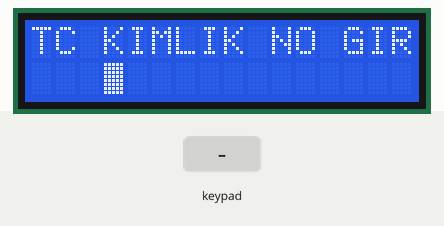
Bench run of a sketch on a simulated Arduino Uno, built with avr-gcc and run on an emulated ATmega328P. Shown: 16×2 character LCD. The inputs (shaded band) are chosen by the test bench. What the sketch prints to the serial monitor is not drawn.

Above: at 1.3 s.
1.4 s: keypad keys 6 7 8 9 pressed 0.4 s apart
At 2.9 s:
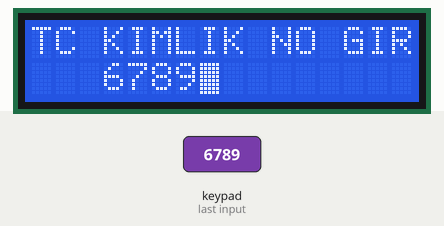
4.5 s: key '1' pressed
At 5.7 s:
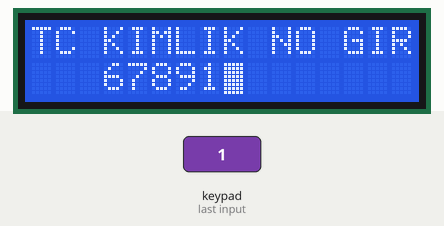
6.0 s: keypad keys 1 0 1 1 1 2 # pressed 0.4 s apart
At 9.2 s:
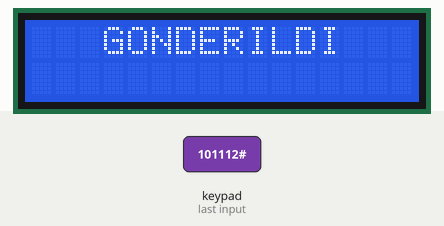
10.9 s: key '2' pressed
At 11.5 s:
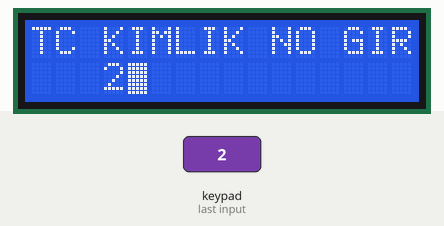
Timing chart, 0 to 13.4 s (numbered marks = the images above; inputs shaded):
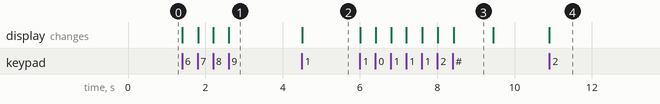

Measured:
- after the input at 1.4 s, the display: first changes at once (image 1 shows a later state)
- after the input at 4.5 s, the display: changes at once (image 2)
- after the input at 6.0 s, the display: first changes at once (image 3 shows a later state)
- after the input at 10.9 s, the display: changes at once (image 4)
- what the display in image 3 shows lasts 1.0 s, from 8.4 s to 9.4 s

The sketch:

Arduino_lcd_keypad.ino
```cpp
#include <Wire.h>
#include <LiquidCrystal_I2C.h>
#include <Keypad.h>


//LiquidCrystal_I2C lcd(0x27,20,4);
LiquidCrystal_I2C lcd(0x3f,16,2); //yeni lcd icin eklenen kodlar

int sayac;
char array_tc[13];
const byte SATIR = 4;
const byte SUTUN= 3;

char keys[SATIR][SUTUN] = {
  {'1','2','3'},
  {'4','5','6'},
  {'7','8','9'},
  {'*','0','#'}
};


//byte rowPins[SATIR] = { 9, 8, 7, 6 };
//byte colPins[SUTUN] = { 12, 11, 10 };

byte rowPins[SATIR] = { 6, 7, 8, 9 };
byte colPins[SUTUN] = { 10, 11, 12 };


Keypad kpd = Keypad( makeKeymap(keys), rowPins, colPins, SATIR, SUTUN );


void setup(){

  lcd.init();
  lcd.backlight();

  sayac=0;

  lcd.begin(16,2);
  lcd.print("TC KIMLIK NO GIR");
  lcd.setCursor(sayac+3, 1);
  lcd.blink();

  Serial.begin(9600);

}


void loop()
{

 char key = kpd.getKey();

  if(key){
   switch (key) {
   case '#':
        if (sayac  == 11 ) {
          array_tc[12] = 0x0D;
          array_tc[0] = 0x02;
          Serial.print(array_tc);
          lcd.clear();
          lcd.print("   GONDERILDI   ");
          delay(1000);
          lcd.clear();
          lcd.print("TC KIMLIK NO GIR");
          sayac =0;
          lcd.setCursor(sayac+3, 1);
          memset(array_tc, 0, sizeof(array_tc));
        }
        break;
   case '*':
        lcd.clear();
        sayac=0;
        lcd.print("TC KIMLIK NO GIR");
        memset(array_tc, 0, sizeof(array_tc));
        lcd.setCursor(sayac+3, 1);
        break;
   default:
       if (sayac  < 11 ) {
         lcd.setCursor(sayac+3, 1);
         array_tc[sayac+1]=key;
         lcd.print(key);
         //Serial.print(sayac);
         sayac++;
       }
    } //case
  } // if
}
```
